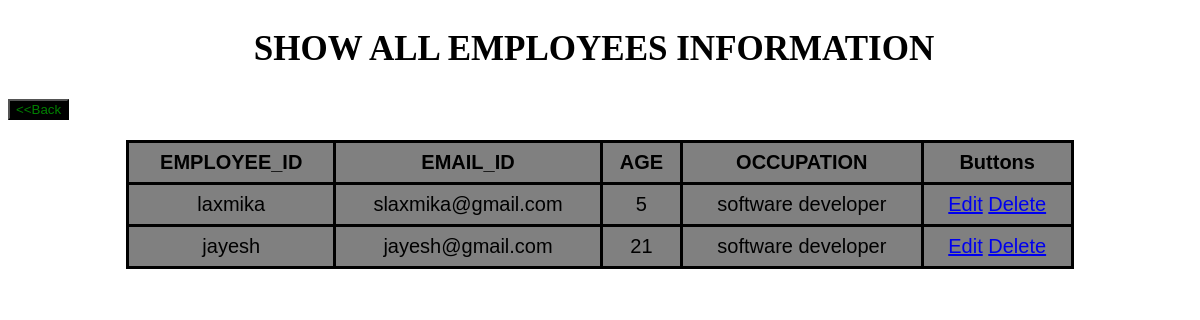
The page /show on the database as committed earlier.
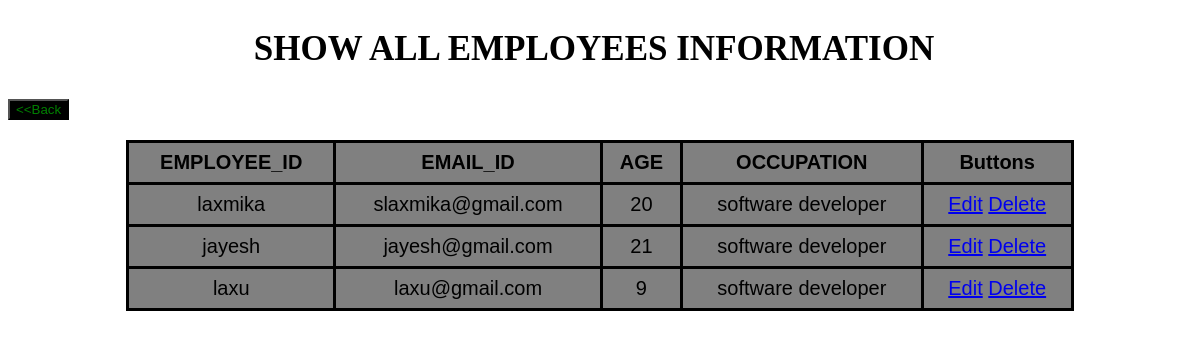
The same page on the database as committed later.
### Home/models.py (models this page shows, shortened)
class Employee(models.Model):
    EMPLOYEE_ID = models.CharField(max_length=255, primary_key=True)
    EMAIL_ID = models.EmailField(max_length=100)
    AGE = models.CharField(max_length=100)
    OCCUPATION = models.CharField(max_length=100)

### Home/views.py (the view)
# urls.py: path('show',views.show),
def show(request):
    data = Employee.objects.all()
    return render(request,"show.html",{'data':data})

### templates/show.html (shortened to what this page needs)
<!DOCTYPE html>
{% load static %}
<html lang="en">
<head>
    <link rel="stylesheet" href = "{% static 'show.css' %}">
</head>
<body>
    <h1 id="head">SHOW ALL EMPLOYEES INFORMATION </h1>
    <div>
        <form action="/">
            <input type="Submit" value="<<Back" id= "btn">
        </form>
    </div>
    <div id="OneDiv">
        <table style="width:80%" >
            <thead>
                <th> EMPLOYEE_ID</th>
                <th>EMAIL_ID</th>
                <th>AGE</th>
                <th>OCCUPATION</th>
                <th>Buttons</th>
             </thead>
            {% for d in data %}
            <tr>
                <td>{{d.EMPLOYEE_ID}} </td>
                <td>{{d.EMAIL_ID}} </td>
                <td>{{d.AGE}} </td>
                <td>{{d.OCCUPATION}} </td>
                <td>
                    <a href="/edit?id={{d.EMPLOYEE_ID}}">Edit</a>
                    <a href="/delete?id={{d.EMPLOYEE_ID}}">Delete</a>
                </td>
            </tr>
            {% endfor %}
        </table>
    </div>
</body>
</html>

Rows that differ between the two databases and show on the page:
changed Employee "laxmika": AGE "5" → "20"
added Employee: EMPLOYEE_ID "laxu", EMAIL_ID "laxu@gmail.com", AGE "9", OCCUPATION "software developer"
